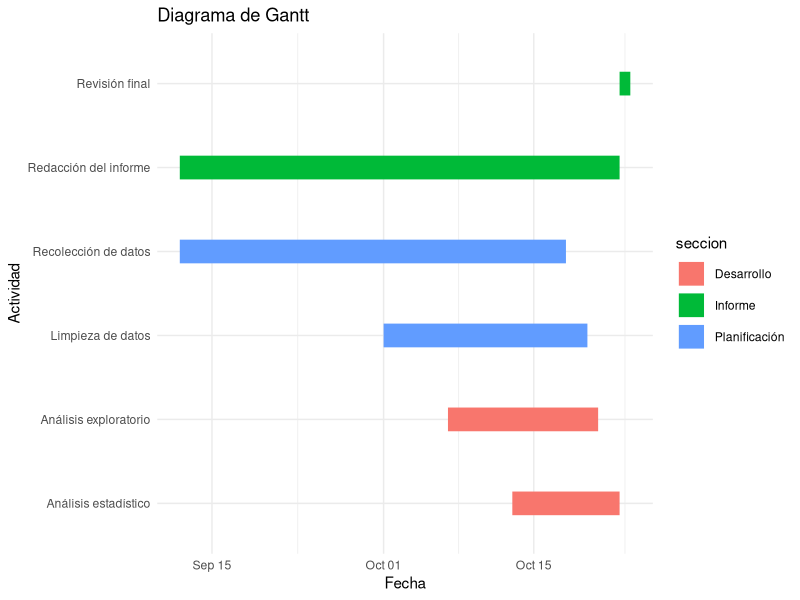
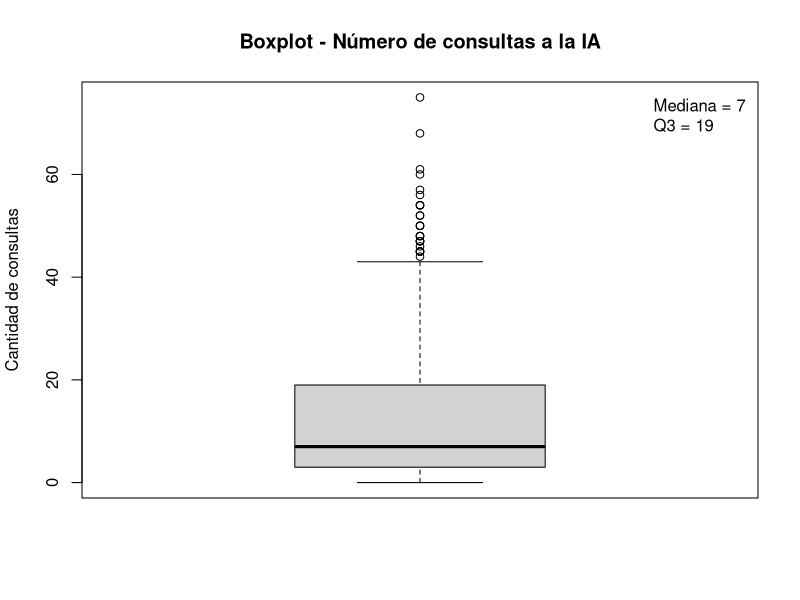
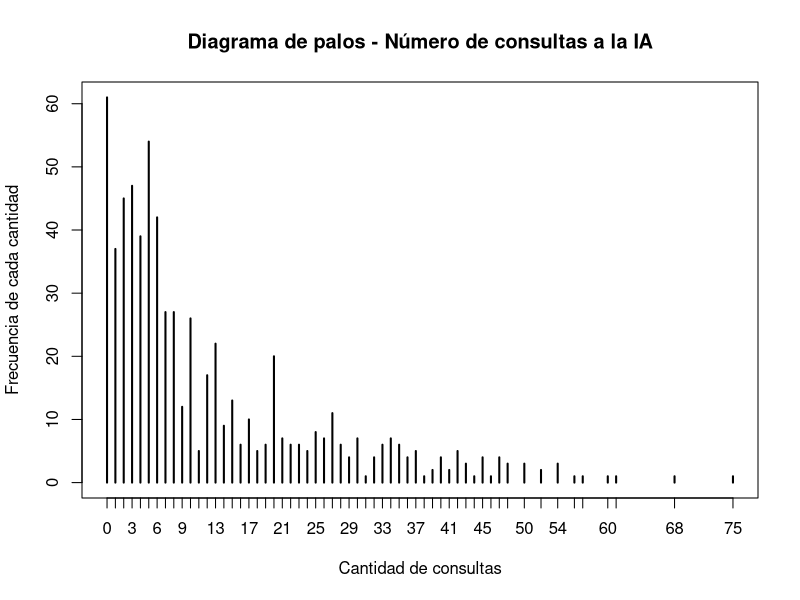
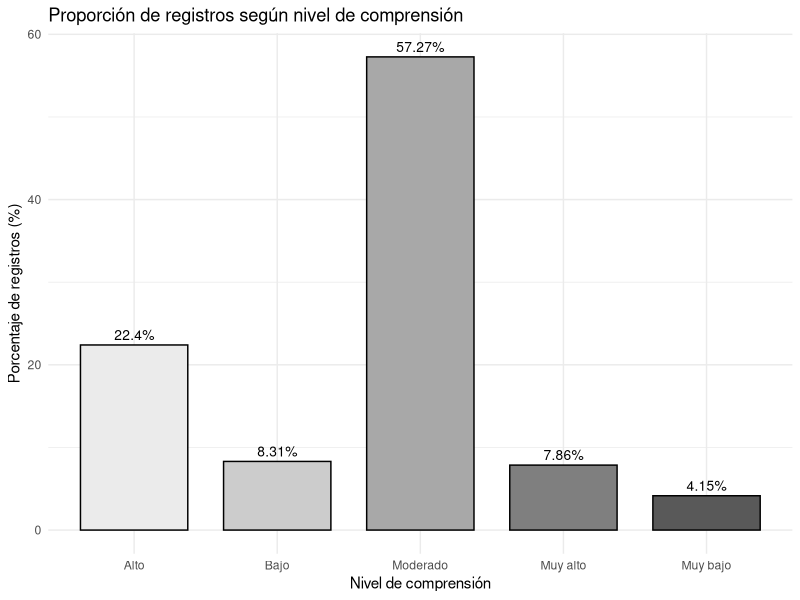
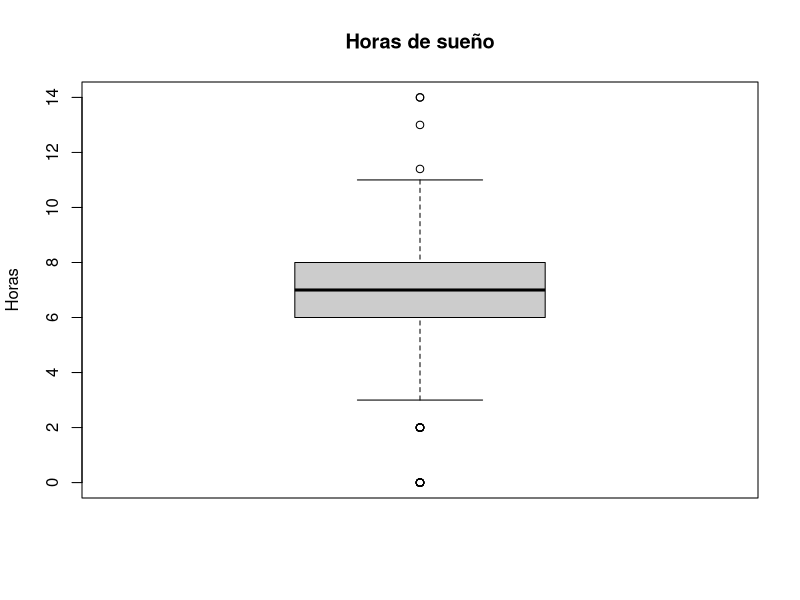
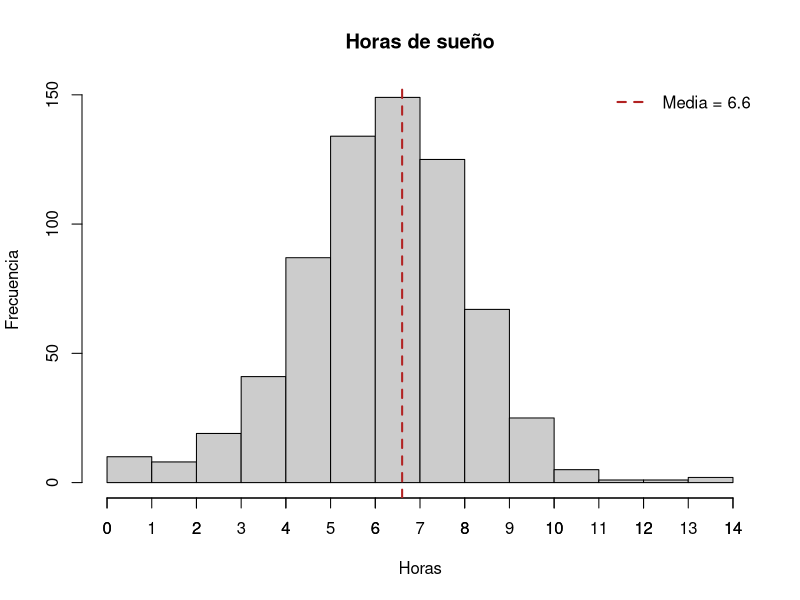
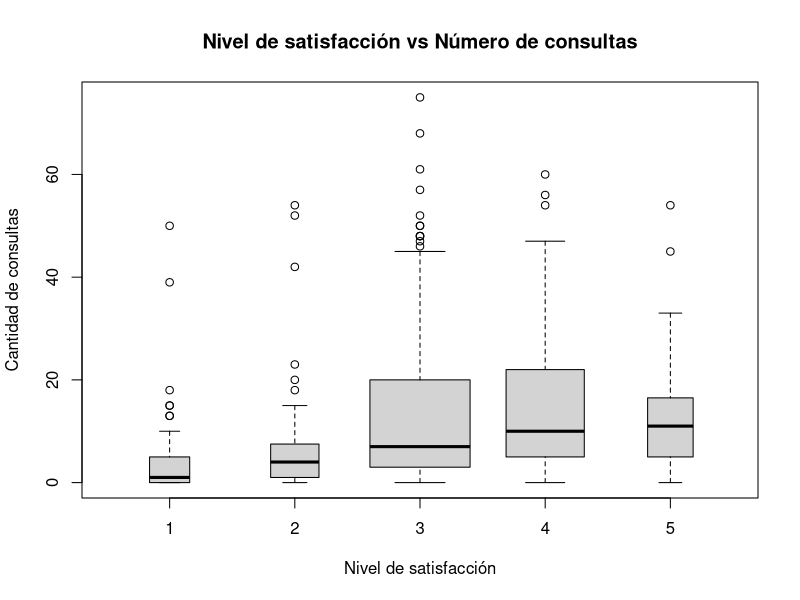
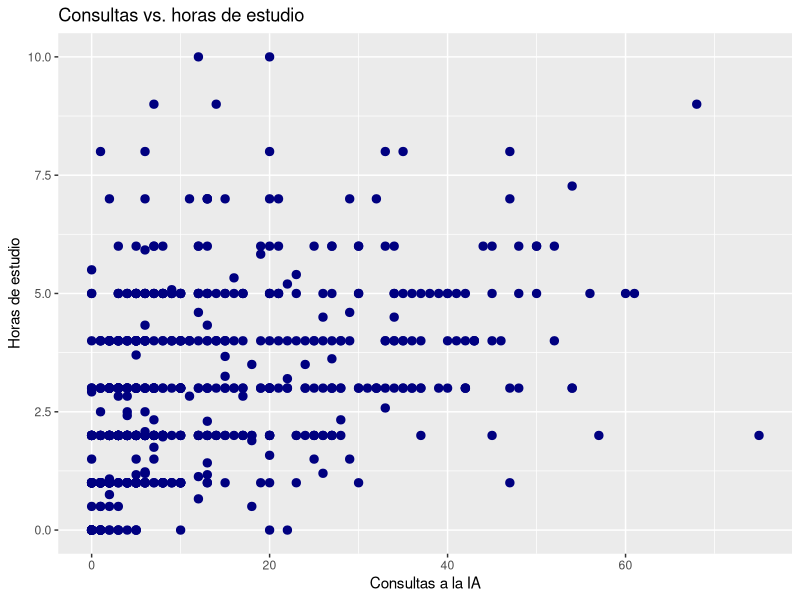

The R script that drew these images, in order: (Note: this script raises an error after producing the figures.)
## ---- chunk 1
library(readr)
library(dplyr)
library(tidyverse)
library(ggplot2)

tareas <- data.frame(
  tarea = c(
    "Recolección de datos",
    "Limpieza de datos",
    "Análisis exploratorio",
    "Análisis estadístico",
    "Redacción del informe",
    "Revisión final"
  ),
  inicio = as.Date(c(
    "2026-09-12", "2026-10-01", "2026-10-07", "2026-10-13", "2026-09-12", "2026-10-23"
  )),
  fin = as.Date(c(
    "2026-10-18", "2026-10-20", "2026-10-21", "2026-10-23", "2026-10-23", "2026-10-24"
  )),
  seccion = c(
    "Planificación",
    "Planificación",
    "Desarrollo",
    "Desarrollo",
    "Informe",
    "Informe"
  )
)

ggplot(tareas,
       aes(x = inicio,
           xend = fin,
           y = tarea,
           yend = tarea,
           color = seccion)) +
  geom_segment(linewidth = 8) +
  labs(title = "Diagrama de Gantt",
       x = "Fecha",
       y = "Actividad") +
  theme_minimal()
## ---- chunk 2
DF3<-read_csv("DF3.csv")
## ---- chunk 3
sd(DF3$consultas, na.rm = T) / abs(mean(DF3$consultas, na.rm = T))
## ---- chunk 4
boxplot(DF3$consultas,
        main = "Boxplot - Número de consultas a la IA",
        ylab = "Cantidad de consultas")
legend("topright",
       legend = paste("Mediana =", median(DF3$consultas, na.rm = TRUE), "\nQ3 =", quantile(DF3$consultas, 0.75, na.rm = T, type = 3)), bty = "n")
## ---- chunk 5
plot(table(DF3$consultas),
        main = "Diagrama de palos - Número de consultas a la IA",
        xlab = "Cantidad de consultas",
        ylab = "Frecuencia de cada cantidad")
## ---- chunk 6
table(DF3$comprension)
round(prop.table(table(DF3$comprension)) * 100, 2)
round(cumsum(prop.table(table(DF3$comprension))) * 100, 2)
## ---- chunk 7
DF3 %>%
  count(comprension) %>%
  mutate(p = n / sum(n) * 100) %>%
  ggplot(aes(x = comprension, y = p, fill = comprension)) +
  geom_col(color = "black", width = 0.75) +
  geom_text(aes(label = paste0(round(p, 2), "%")), vjust = -0.5, size = 3.5) +
  scale_fill_manual(values = c("gray92", "gray80", "gray66", "gray50", "gray35")) +
  labs(title = "Proporción de registros según nivel de comprensión",
       x = "Nivel de comprensión", y = "Porcentaje de registros (%)") +
  theme_minimal() +
  theme(legend.position = "none")
## ---- chunk 8
summary(DF3$sueno)
round(sd(DF3$sueno),2)
IQR(DF3$sueno)
round(sd(DF3$sueno) / mean(DF3$sueno),2) #CV
## ---- chunk 9
boxplot(DF3$sueno,
        main = "Horas de sueño",
        ylab = "Horas",
        col = "gray80")
## ---- chunk 10
hist(DF3$sueno,
     main = "Horas de sueño",
     xlab = "Horas",
     col = "gray80",
     ylab = "Frecuencia")
axis(1, at = 0:ceiling(max(DF3$sueno)))
abline(v = mean(DF3$sueno, na.rm = TRUE), col = "firebrick", lwd = 2, lty = 2)
legend("topright",
       legend = paste("Media =", round(mean(DF3$sueno, na.rm = TRUE), 2)),
       col = "firebrick", lty = 2, lwd = 2, bty = "n")
## ---- chunk 11
boxplot(consultas ~ satisfaccion, data = DF3,
        main = "Nivel de satisfacción vs Número de consultas",
        xlab = "Nivel de satisfacción",
        ylab = "Cantidad de consultas",
        varwidth = T)
## ---- chunk 12
quantile(DF3$consultas[DF3$satisfaccion == 3], 0.3, na.rm = T, type = 3)
quantile(DF3$consultas[DF3$satisfaccion == 4], 0.3, na.rm = T, type = 3)
quantile(DF3$consultas[DF3$satisfaccion == 5], 0.3, na.rm = T, type = 3)
## ---- chunk 13
cor.test(DF3$consultas,DF3$estudio,method="spearman")
## ---- chunk 14
ggplot(DF3, aes(x = consultas, y = estudio)) +
  geom_point(color = "navy", size = 2.5) +
  labs(
    title = "Consultas vs. horas de estudio",
    x = "Consultas a la IA",
    y = "Horas de estudio"
  )
## ---- chunk 15
DFC <- DF3[DF3$uso_ia == "Usó IA", ]
DFC$curso <- toupper(DFC$curso)
DFC$uso <- as.character(DFC$uso)
DFC <- DFC[DFC$curso %in% c("CC1105", "CS2031", "CC2101", "CS2013"), ]
DFC <- DFC[DFC$uso %in% c("Resolver ejercicios", "Resumir", "Programar", "Redactar"), ]
nrow(DFC)
## ---- chunk 16
tabla <- table(DFC$curso, DFC$uso)
tabla
round(prop.table(tabla, 1) * 100, 2)
## ---- chunk 17
DFC %>%
  count(curso, uso) %>%
  group_by(curso) %>%
  mutate(p = n / sum(n) * 100) %>%
  ggplot(aes(x = curso, y = p, fill = uso)) +
  geom_col(width = 0.75) +
  geom_text(aes(label = paste0(round(p, 1), "%")),
            position = position_stack(vjust = 0.5), size = 3) +
  scale_fill_manual(values = c("gray92", "gray78", "gray64", "gray50")) +
  labs(title = "Proporción de usos de la IA según el curso",
       x = "Curso", y = "Porcentaje de registros (%)", fill = "Uso principal") +
  theme_minimal()
## ---- chunk 18
DF3 %>%
  filter(uso_ia == "Usó IA") %>%
  mutate(
    uso_g = if_else(uso %in% c("Resolver ejercicios", "Resumir",
                                "Programar", "Redactar", "No usó IA"),
                     as.character(uso), "Otros"),
    ahorro = if_else(tareas == 0, "Sin tareas ahorradas", "Con tareas ahorradas")
  ) %>%
  count(uso_g, ahorro) %>%
  tidyr::pivot_wider(names_from = ahorro, values_from = n, values_fill = 0) %>%
  {
    tabla <- .[, c("uso_g", "Sin tareas ahorradas", "Con tareas ahorradas")]
    m <- t(as.matrix(tabla[, -1]))
    colnames(m) <- tabla$uso_g
    barplot(m,
            main = "Tareas ahorradas según el uso de IA",
            ylab = "Cantidad de registros",
            xlab = "Uso principal",
            col = c("gray85", "gray45"))
    legend("topleft",
           legend = c("Sin ahorro", "Con ahorro"),
           fill = c("gray85", "gray45"),
           cex = 0.8)
  }
## ---- chunk 19
DF3 %>%
  filter(uso_ia == "Usó IA") %>%
  mutate(uso_g = if_else(uso %in% c("Resolver ejercicios", "Resumir",
                                     "Programar", "Redactar", "No usó IA"),
                          as.character(uso), "Otros")) %>%
  group_by(uso_g) %>%
  summarise(
    registros   = n(),
    ta_ahorrada = round(mean(tareas > 0, na.rm = TRUE) * 100,2),

  ) %>%
  rename(Uso = uso_g)
## ---- chunk 20
boxplot(sueno ~ comprension, data = DF3,
        main = "Sueño según comprensión",
        xlab = "Comprensión",
        ylab = "Horas de sueño",
        col = c("gray92", "gray80", "gray66", "gray50", "gray35"))
abline(h = mean(DF3$sueno, na.rm = TRUE), col = "firebrick", lwd = 2, lty = 2)
legend("topright",
       legend = paste("Media =", round(mean(DF3$sueno, na.rm = TRUE), 2)),
       col = "firebrick", lty = 2, lwd = 2, bty = "n")
## ---- chunk 21
DF3%>%group_by(comprension)%>% summarise(n=n(),
    Q1= quantile(sueno, 0.25, na.rm = TRUE),
    Mediana = quantile(sueno, 0.5 ,na.rm = TRUE),
    Q3= quantile(sueno, 0.75, na.rm = TRUE),
    RIC     = IQR(sueno, na.rm = TRUE),
    Media = mean(sueno,na.rm=TRUE),
    CV = (sd(sueno,na.rm=TRUE)/mean(sueno,na.rm=TRUE))
                                         )
## ---- chunk 22
GRUPO <- 6
DF3_grupo <- DF3 %>% filter(Grupo == GRUPO)
nrow(DF3_grupo)
## ---- chunk 23
consultas_cat <- cut(DF3$consultas,
                     breaks = c(0, 1, 11, 21, 31, Inf),
                     right = FALSE,
                     labels = c("Sin uso", "Bajo", "Moderado",
                                "Frecuente", "Muy frecuente"))

frec_con <- table(consultas_cat)
prob_con <- prop.table(frec_con)
frec_con
round(prob_con, 4)
## ---- chunk 24
sum(prob_con)
## ---- chunk 25
barplot(prob_con,
        main = "Probabilidad empírica del nivel de uso de IA",
        xlab = "Nivel de uso (según número de consultas)",
        ylab = "Probabilidad",
        col = "gray70",
        ylim = c(0, 0.6))
## ---- chunk 26
frec_sat <- table(DF3$satisfaccion)
prob_sat <- prop.table(frec_sat)
frec_sat
round(prob_sat, 4)
## ---- chunk 27
sum(prob_sat)
## ---- chunk 28
barplot(prob_sat,
        main = "Probabilidad empírica de la variable satisfacción",
        xlab = "Nivel de satisfacción (1 = muy baja, 5 = muy alta)",
        ylab = "Probabilidad",
        col = "gray70",
        ylim = c(0, 0.6))
## ---- chunk 29
P_A = nrow(DF3 %>% filter(comprension == "Alto")) / nrow(DF3)
paste("Probabilidad de A:", P_A)
## ---- chunk 30
P_B = nrow(DF3 %>% filter(5 <= consultas & consultas <= 15)) / nrow(DF3)
paste("Probabilidad de B:", P_B)
## ---- chunk 31
P_A_dado_B = nrow(DF3 %>% filter(5 <= consultas & consultas <= 15 & comprension == "Alto")) / nrow(DF3 %>% filter(5 <= consultas & consultas <= 15))

P_B_dado_A = nrow(DF3 %>% filter(5 <= consultas & consultas <= 15 & comprension == "Alto")) / nrow(DF3 %>% filter(comprension == "Alto"))

P_B_dado_noA = nrow(DF3 %>% filter(5 <= consultas & consultas <= 15 & comprension != "Alto")) / nrow(DF3 %>% filter(comprension != "Alto"))

P_A_dado_B
## ---- chunk 32
P_A_inter_B<- nrow(DF3 %>% filter(5 <= consultas & consultas <= 15 & comprension == "Alto")) / nrow(DF3)
round(P_A_inter_B,2) == round(P_A* P_B,2)
round(P_A_inter_B,3) == round(P_A* P_B,3)
P_A_dado_B==P_A
## ---- chunk 33
P_A_dado_noB <- nrow(DF3 %>% filter(comprension == "Alto", consultas < 5 | consultas > 15)) /
  nrow(DF3 %>% filter(consultas < 5 | consultas > 15))

barplot(c(P_A_dado_B, P_A_dado_noB),
        main = "Probabilidad de A tras la ocurrencia de B o Bc",
        names.arg = c("Probabilidad de A | B", "Probabilidad de A | Bc"),
        col = "steelblue",
        sub = "La ocurrencia de B claramente afecta la ocurrencia de A",
        ylim = c(0, 0.25),
        space = 1.5)
abline(h = P_A, col = "red", lty = 2)
legend("topright", legend = "P(A)", col = "red", lty = 2)
## ---- chunk 34

P_A_U_B<-P_A+P_B-P_A_inter_B
P_A_comp<-1-P_A
P_B_comp<-1-P_B

P_A = nrow(DF3 %>% filter(comprension == "Alto")) / nrow(DF3)

P_B = nrow(DF3 %>% filter(5 <= consultas & consultas <= 15)) / nrow(DF3)

#leyes de morgan

P_A_U_B_comp<-1-P_A_U_B
P_A_inter_B_comp<-1-P_A_inter_B
P_A_U_B
P_A_comp
P_B_comp
P_A_U_B_comp
P_A_inter_B_comp


P_A_dif_B<-P_A-P_A_inter_B
P_A_dif_B
P_B_dif_A<-P_B-P_A_inter_B
P_B_dif_A
P_A_dif_Sim_B<-P_A_U_B - P_A_inter_B
P_A_dif_Sim_B
P_A_d_B<-P_A_inter_B/P_B
P_A_d_B
P_A_inter_B
## ---- chunk 35
P_B_dado_A
## ---- chunk 36
P_B_dado_noA
## ---- chunk 37
( P_B_dado_A * P_A ) / ( P_B_dado_A * P_A + P_B_dado_noA * P_A_comp)
## ---- chunk 38
P_A_dado_B
## ---- chunk 39
exito <- DF3$consultas > 20
p <- mean(exito)
q <- 1 - p
## ---- chunk 40
N <- length(exito)
k_all <- 1:N
pmf <- dgeom(k_all - 1, p)
cdf_izq <- pgeom(k_all - 1, p)        # P(X <= k)
cdf_der <- q^(k_all - 1)              # P(X >= k)
sum(pmf)                              # validación: ≈ 1

espera <- diff(c(0, which(exito)))
ks <- 1:20
emp <- sapply(ks, function(i) mean(espera == i))

par(mfrow = c(1, 2))

# Distribución completa (1 a N)
plot(k_all, pmf, type = "h", xlab = "k", ylab = "P(X = k)",
     main = "Distribución completa (1 a N)")

## ---- chunk 41
# Zoom: teórica vs. empírica
plot(ks, pmf[ks], type = "h", lwd = 3, xlab = "k", ylab = "P(X = k)",
     ylim = c(0, max(pmf[ks], emp)),
     main = "Zoom: teórica vs. empírica")
points(ks, emp, pch = 16, col = "firebrick")
abline(v = 1/p, lty = 2, col = "gray40")
legend("topright", legend = c("Teórica", "Empírica", "E(X)"),
       lty = c(1, NA, 2), pch = c(NA, 16, NA),
       col = c("black", "firebrick", "gray40"), bty = "n")

par(mfrow = c(1, 1))
## ---- chunk 42
# Acumulada hacia la izquierda
plot(ks, cdf_izq[ks], type = "s", xlab = "k", ylab = "P(X <= k)",
     main = "Acumulada hacia la izquierda")
## ---- chunk 43
# Acumulada hacia la derecha
plot(ks, cdf_der[ks], type = "s", xlab = "k", ylab = "P(X >= k)",
     main = "Acumulada hacia la derecha")
## ---- chunk 44
data.frame(k = ks, `P(X=k)` = round(pmf[ks], 4), empirica = round(emp, 4),
           `P(X<=k)` = round(cdf_izq[ks], 4), `P(X>=k)` = round(cdf_der[ks], 4),
           check.names = FALSE)
## ---- chunk 45
n_tar <- 10
p_tar <- mean(DF3$tareas >= 3)
p_tar
## ---- chunk 46
E_tar <- n_tar * p_tar
V_tar <- n_tar * p_tar * (1 - p_tar)
SD_tar <- sqrt(V_tar)
CV_tar <- SD_tar / E_tar
## ---- chunk 47
dbinom(3, n_tar, p_tar)
## ---- chunk 48
pbinom(2, n_tar, p_tar)
## ---- chunk 49
set.seed(6)
mezcla <- sample(DF3$tareas)
n_grupos <- floor(length(mezcla) / 10)
grupos <- matrix(mezcla[1:(n_grupos * 10)] >= 3, nrow = 10)
exitos <- colSums(grupos)
mean(exitos)
## ---- chunk 50
teorica <- dbinom(0:10, n_tar, p_tar)
empirica <- table(factor(exitos, levels = 0:10)) / length(exitos)

barplot(rbind(teorica, empirica),
        beside = TRUE,
        names.arg = 0:10,
        col = c("gray40", "gray80"),
        legend.text = c("Binomial", "Datos"),
        main = "Binomial vs. datos",
        xlab = "Número de registros con 3 o más tareas (de 10)",
        ylab = "Probabilidad")
## ---- chunk 51
N <- length(DF3$tareas >= 3)
k_all <- 1:N
pmf <- dbinom(k_all - 1, n_tar, p_tar)

par(mfrow = c(1, 2))

# Distribución completa (1 a N)
plot(k_all, pmf, type = "h", xlab = "k", ylab = "P(X = k)",
     main = "Distribución completa (1 a N)")

## ---- chunk 52
#Datos basicos 
media_ <- mean(DF3$sueno,na.rm=TRUE)
mediana_<-median(DF3$sueno,na.rm=TRUE)
var_<-var(DF3$sueno,na.rm=TRUE)
sd_ <- sd(DF3$sueno,na.rm=TRUE)
lambda_ <- 1 / media_  
min_ <- min(DF3$sueno,na.rm=TRUE)
max_ <- max(DF3$sueno,na.rm=TRUE)

cv_<-(sd_/media_)*100

# con probability= TRUE sirve para el cambio de escala para que represente la densidad de probabilidad 

hist(DF3$sueno, probability = TRUE, col = "lightgray", border = "white", 
     main = "Distribuciones Continuas",
     xlab = "Horas de sueño", ylab = "Densidad" )


# Normal

#el uso de dnorm() es la funcion de densidad de la probabilidad normal el cual usa x que es la variable independiente, despues el caso de from y to definen los limites de calculo y dibujo

curve(dnorm(x, mean = media_, sd = sd_), col = "forestgreen", lwd = 2, add = TRUE, from = min_, to = max_)

# Exponencial

# el uso de lambda es debido a la teoria que relaciona la media y la tasa 

curve(dexp(x, rate = lambda_), col = "dodgerblue", lwd = 2, add = TRUE, from = min_, to = max_)

# Uniforme 

# El uso de min y max es debido a la propia formula de la densidad de probabilidad 

curve(dunif(x, min = min_, max = max_), col = "purple", lwd = 2, add = TRUE, from = min_, to = max_)

legend("topright", legend = c("Distribución Normal", "Distribucion Exponencial", "Distribucion Uniforme"),
       col = c("forestgreen", "dodgerblue","purple"), lty=1, lwd=2)
## ---- chunk 53
cv_
## ---- chunk 54
max_-min_
sd_*sqrt(12)

sd_^2
((max_-min_)^2)/12
## ---- chunk 55
sd_
media_
## ---- chunk 56
hist(DF3$sueno, probability = TRUE, col = "lightgray", border = "white", 
     main = "Distribución Teórica VS Densidad Muestral",
     xlab = "Horas de sueño", ylab = "Densidad" )

curve(dnorm(x, mean = media_, sd = sd_), col = "forestgreen", lwd = 2, add = TRUE, from = min_, to = max_)

legend("topright", legend = c("Distribución Normal"),
       col = c("forestgreen"), lty=1, lwd=2)
## ---- chunk 57
prob_4_teo<-pnorm(q=4,mean=media_, sd=sd_)
prob_4_teo
## ---- chunk 58
prob_4_empirica<-mean(DF3$sueno<=4,na.rm=TRUE)
prob_4_empirica

prob_4_empirica-prob_4_teo
## ---- chunk 59
estudio <- DF3$estudio

media_estudio <- mean(estudio, na.rm = TRUE)
min_estudio <- min(estudio, na.rm = TRUE)
max_estudio <- max(estudio, na.rm = TRUE)
prom_estudio <- mean(estudio, na.rm = TRUE)
std_estudio <- sd(estudio, na.rm = TRUE)
lambda_estudio <- 1 / media_estudio

hist(estudio, probability = TRUE,
     main = "Distribuciones Continuas VS Densidad Muestral",
     xlab = "Número de horas diarias de estudio", ylab = "Densidad muestral")

# Normal
curve(dnorm(x, mean = media_estudio, sd = std_estudio), col = "forestgreen", lwd = 2, add = TRUE, from = min_estudio, to = max_estudio)

# Exponencial
curve(dexp(x, rate = lambda_estudio), col = "dodgerblue", lwd = 2, add = TRUE, from = min_estudio, to = max_estudio)

# Uniforme
curve(dunif(x, min = min_estudio, max = max_estudio), col = "purple", lwd = 2, add = TRUE, from = min_estudio, to = max_estudio)

legend("topright", legend = c("Distribución Normal", "Distribución Exponencial", "Distribución Uniforme"),
       col = c("forestgreen", "dodgerblue", "purple"), lwd = c(3, 3, 3), lty = c(1, 1, 1))
## ---- chunk 60
paste("Esperanza Uniforme:", (min_estudio + max_estudio) / 2)
paste("Promedio Muestral:", prom_estudio)
## ---- chunk 61
paste("Varianza Uniforme:", (max_estudio - min_estudio)^2 / 12)
paste("Varianza Muestral:", std_estudio^2)
## ---- chunk 62
median(estudio, na.rm = T)
prom_estudio
## ---- chunk 63
paste("Esperanza Exponencial:", 1 / lambda_estudio)
paste("Promedio Muestral:", prom_estudio)
## ---- chunk 64
paste("Varianza Exponencial:", 1 / lambda_estudio^2)
paste("Varianza Muestral:", std_estudio^2)
## ---- chunk 65
hist(estudio, probability = TRUE,
     main = "Distribución Teórica VS Densidad Muestral",
     xlab = "Número de horas diarias de estudio", ylab = "Densidad muestral")

# Exponencial
curve(dexp(x, rate = lambda_estudio), col = "dodgerblue", lwd = 2, add = TRUE, from = min_estudio, to = max_estudio)
## ---- chunk 66
v1 <- pexp(8, lambda_estudio) - pexp(5, lambda_estudio)
v1
## ---- chunk 67
v2 <- nrow(DF3 %>% filter(5 < estudio & estudio <= 8)) / nrow(DF3)
v2
